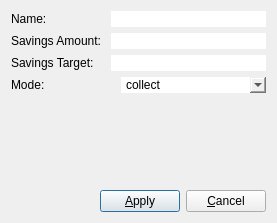
<?xml version="1.0" encoding="UTF-8"?>
<ui version="4.0">
 <class>MoneyboxSettingsDialog</class>
 <widget class="QDialog" name="MoneyboxSettingsDialog">
  <property name="geometry">
   <rect>
    <x>0</x>
    <y>0</y>
    <width>277</width>
    <height>223</height>
   </rect>
  </property>
  <property name="windowTitle">
   <string>Dialog</string>
  </property>
  <layout class="QVBoxLayout" name="verticalLayout">
   <item>
    <widget class="QFrame" name="frame_general_settings">
     <property name="styleSheet">
      <string notr="true">border: 0px;</string>
     </property>
     <property name="frameShape">
      <enum>QFrame::Shape::StyledPanel</enum>
     </property>
     <property name="frameShadow">
      <enum>QFrame::Shadow::Raised</enum>
     </property>
     <layout class="QVBoxLayout" name="verticalLayout_2">
      <property name="leftMargin">
       <number>0</number>
      </property>
      <property name="topMargin">
       <number>0</number>
      </property>
      <property name="rightMargin">
       <number>0</number>
      </property>
      <property name="bottomMargin">
       <number>0</number>
      </property>
      <item>
       <layout class="QFormLayout" name="formLayout_general_settings">
        <property name="bottomMargin">
         <number>0</number>
        </property>
        <item row="0" column="0">
         <widget class="QLabel" name="label">
          <property name="text">
           <string>Name: </string>
          </property>
         </widget>
        </item>
        <item row="0" column="1">
         <widget class="QLineEdit" name="lineEdit_name"/>
        </item>
        <item row="1" column="0">
         <widget class="QLabel" name="label_2">
          <property name="text">
           <string>Savings Amount: </string>
          </property>
         </widget>
        </item>
        <item row="1" column="1">
         <widget class="QLineEdit" name="lineEdit_savings_amount"/>
        </item>
        <item row="2" column="0">
         <widget class="QLabel" name="label_3">
          <property name="text">
           <string>Savings Target: </string>
          </property>
         </widget>
        </item>
        <item row="2" column="1">
         <widget class="QLineEdit" name="lineEdit_savings_target"/>
        </item>
       </layout>
      </item>
     </layout>
    </widget>
   </item>
   <item>
    <widget class="QFrame" name="frame_overflow_moneybox_settings">
     <property name="styleSheet">
      <string notr="true">border: 0px;</string>
     </property>
     <property name="frameShape">
      <enum>QFrame::Shape::StyledPanel</enum>
     </property>
     <property name="frameShadow">
      <enum>QFrame::Shadow::Raised</enum>
     </property>
     <layout class="QVBoxLayout" name="verticalLayout_3">
      <property name="leftMargin">
       <number>0</number>
      </property>
      <property name="topMargin">
       <number>0</number>
      </property>
      <property name="rightMargin">
       <number>0</number>
      </property>
      <property name="bottomMargin">
       <number>0</number>
      </property>
      <item>
       <layout class="QFormLayout" name="formLayout">
        <property name="labelAlignment">
         <set>Qt::AlignmentFlag::AlignRight|Qt::AlignmentFlag::AlignTrailing|Qt::AlignmentFlag::AlignVCenter</set>
        </property>
        <property name="formAlignment">
         <set>Qt::AlignmentFlag::AlignRight|Qt::AlignmentFlag::AlignTop|Qt::AlignmentFlag::AlignTrailing</set>
        </property>
        <item row="0" column="1">
         <widget class="QComboBox" name="comboBox_modes">
          <property name="sizePolicy">
           <sizepolicy hsizetype="Preferred" vsizetype="Fixed">
            <horstretch>0</horstretch>
            <verstretch>0</verstretch>
           </sizepolicy>
          </property>
          <item>
           <property name="text">
            <string>collect</string>
           </property>
          </item>
          <item>
           <property name="text">
            <string>add</string>
           </property>
          </item>
          <item>
           <property name="text">
            <string>fill</string>
           </property>
          </item>
         </widget>
        </item>
        <item row="0" column="0">
         <widget class="QLabel" name="label_4">
          <property name="text">
           <string>Mode:                     </string>
          </property>
         </widget>
        </item>
       </layout>
      </item>
     </layout>
    </widget>
   </item>
   <item>
    <spacer name="verticalSpacer">
     <property name="orientation">
      <enum>Qt::Orientation::Vertical</enum>
     </property>
     <property name="sizeType">
      <enum>QSizePolicy::Policy::MinimumExpanding</enum>
     </property>
     <property name="sizeHint" stdset="0">
      <size>
       <width>0</width>
       <height>40</height>
      </size>
     </property>
    </spacer>
   </item>
   <item>
    <layout class="QHBoxLayout" name="horizontalLayout_2">
     <property name="bottomMargin">
      <number>0</number>
     </property>
     <item>
      <spacer name="horizontalSpacer_3">
       <property name="orientation">
        <enum>Qt::Orientation::Horizontal</enum>
       </property>
       <property name="sizeHint" stdset="0">
        <size>
         <width>40</width>
         <height>20</height>
        </size>
       </property>
      </spacer>
     </item>
     <item>
      <widget class="QPushButton" name="pushButton_apply">
       <property name="text">
        <string>&amp;Apply</string>
       </property>
      </widget>
     </item>
     <item>
      <widget class="QPushButton" name="pushButton_cancel">
       <property name="text">
        <string>&amp;Cancel</string>
       </property>
      </widget>
     </item>
    </layout>
   </item>
  </layout>
 </widget>
 <resources/>
 <connections/>
</ui>
